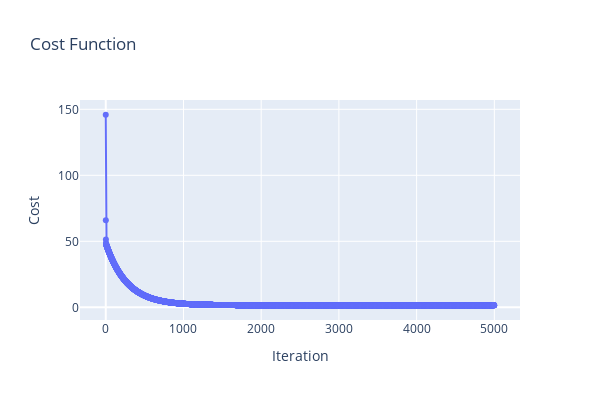

Notebook cell for this chart:
### Markdown cell above
#### Let's plot Cost function

### Code cell
fig = make_subplots(rows=1, cols=1)

fig.add_trace(
    go.Scatter(
        x=[i for i in range(len(j_hist))],
        y=j_hist,
        mode='lines+markers',
        name='Cost'
    ))

fig.update_xaxes(title_text="Iteration")
fig.update_yaxes(title_text="Cost")
fig.update_layout(height=400, width=600, title_text="Cost Function")
fig.show()

### Figure 1 — Plotly figure (JSON) as saved in the notebook; plotly's stock layout.template omitted (floating-point values rounded to 4 significant figures; data arrays with more than 128 entries replaced by an {"elided": "..."} marker saying what was removed)
{"data": [{"mode": "lines+markers", "name": "Cost", "type": "scatter", "x": {"elided": "5000 int values"}, "y": {"elided": "5000 float values"}}], "layout": {"height": 400, "title": {"text": "Cost Function"}, "width": 600, "xaxis": {"anchor": "y", "domain": [0, 1], "title": {"text": "Iteration"}}, "yaxis": {"anchor": "x", "domain": [0, 1], "title": {"text": "Cost"}}}}
